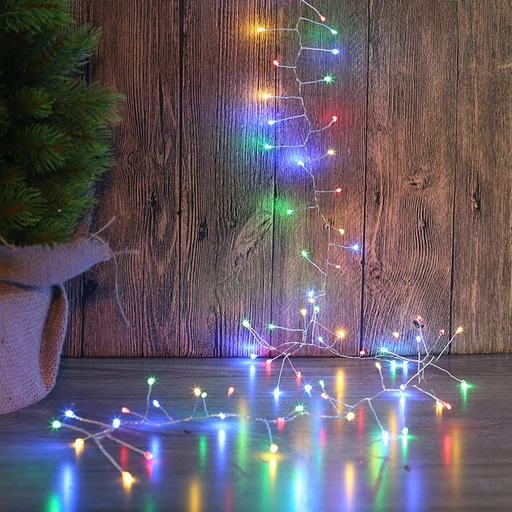
#> input picture test1.jpg, 512 x 512 px; its folder holds 3 pictures in this run
$ jupyter execute Convolution_Image.ipynb
#> lines starting #> are read from the running program, lines starting #| are printed output that depends on the picture
[cell 1]
import numpy as np
import matplotlib.pyplot as plt
from cv2 import imread, imwrite

[cell 2]
# image-картинка в диапозоне от 0до1, kernel_size-размер ядра свертки(12 или 31), n-плотность окружности ядра
def conv(image, kernel_size=11, n=20, blur='Gaussian', k=0.5):

    #Функция для определения эффекта Боке
    def func(x,y):
        x = (2*x) / (kernel_size-1)-1     #приводим координаты элементов в диапозону от -1 до 1
        y = (2*y) / (kernel_size-1)-1

        x = (x**2 + y**2)**0.5

        def Boke(x, n):
            if x < 1:
                return (1-x**n)**2
            elif x >= 1:
                return 0

        def Gaussian(x, k):  #Модифицированная Гауссина
            if x < 1 and x > -1:
                return np.exp(k*(x**2))/(x**2 - 1)
            else:
                return 0

        if blur == 'Boke': return Boke(x, n)
        else: return Gaussian(x, k)


    a3 = np.zeros((kernel_size,kernel_size))     #инициализируем само ядро

    for j in range(kernel_size):        # проходимся по всем элементам и применяем функцию Боке
        for i in range(kernel_size):
            a3[j,i] = func(j,i)

    kernel = a3 * (1/np.sum(a3))   #Делим получившееся ядро на сумму элементов, чтобы сумма была единицей

    h_1, w_1, c_1 = image.shape       #shape image
    h_2, w_2 = kernel.shape           #shape kernel

    pad = int((h_2 - 1) / 2)      #значение отступа для каждой стороны

    zeros_pad = np.zeros((h_1 + pad*2, w_1 + pad*2, c_1))    # Нулевая матрица с отступом
    zeros_out = np.zeros((h_1, w_1, c_1))       # Нулевая матрица для выходного изображения

    zeros_pad[pad:-pad, pad:-pad] = image    # "Вставляем" изображение в нулевую матрицу с отступом


    for k in range(c_1):        # проходимся фильтром(ядром) по каналам изображения
        for j in range(h_1):    # по строкам
            for i in range(w_1):  # по столбцам
                # поэлементное умножение ядра на изображение с последующим сложением
                zeros_out[j,i,k] = np.sum((zeros_pad[j:j+h_2, i:i+w_2, k]) * kernel)

    return np.uint8(zeros_out * 255) # Возвращает готовое изображение

[cell 3]
for i in range(1,3):
    image = imread(f"test{i}.jpg")
#> image is the input picture: shape (512, 512, 3); mean B, G, R 100.8, 90.8, 101
    image = conv(image /255, kernel_size=31, k=1)
#> in conv, `zeros_pad[pad:-pad, pad:-pad] = image    # "Вставляем" изображение в н..`:
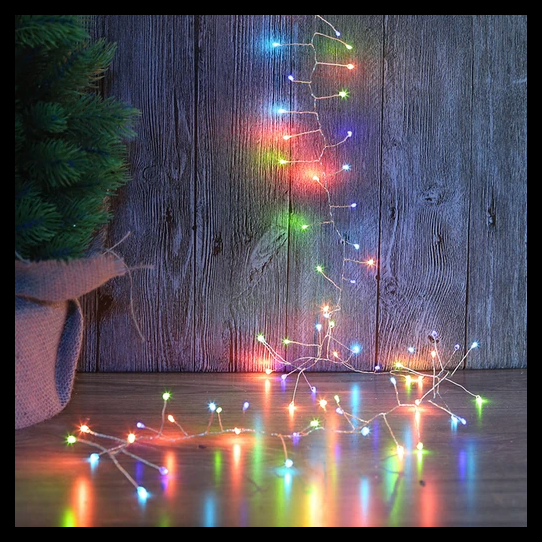
#> zeros_pad: shape (542, 542, 3) float64; mean of channels 0, 1, 2 0.353, 0.318, 0.353; drawn as R, G, B
#> after the loop in conv, `for k in range(c_1):`:
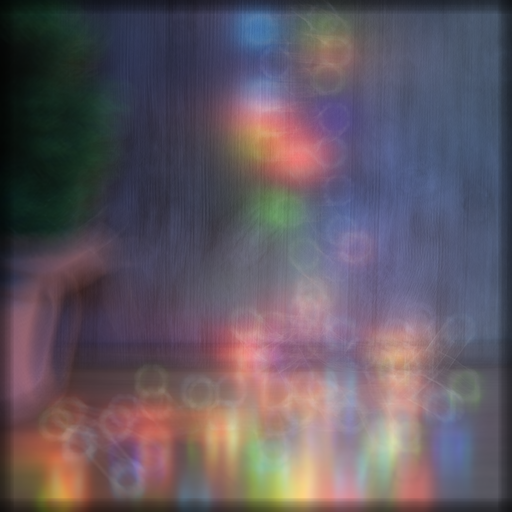
#> zeros_out: shape (512, 512, 3) float64; mean of channels 0, 1, 2 0.384, 0.345, 0.385; drawn as R, G, B
    imwrite(f"out{i}.jpg",image)
#> pass 2 of the loop `for i in range(1,3):`:
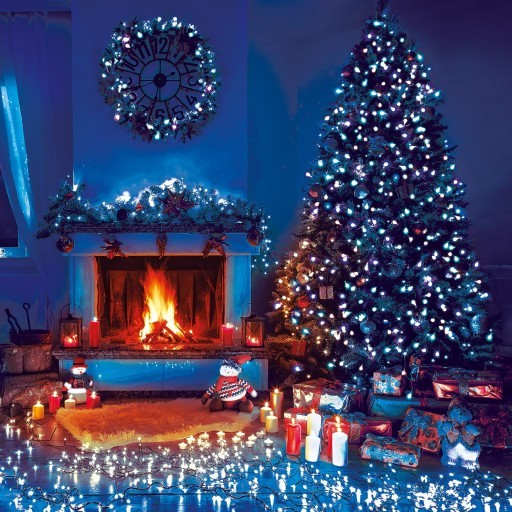
#> input picture test2.jpg, 512 x 512 px
#> image is the input picture: shape (512, 512, 3); mean B, G, R 103.6, 66, 61
#> in conv (call 2), `zeros_pad[pad:-pad, pad:-pad] = image    # "Вставляем" изображение в н..`:
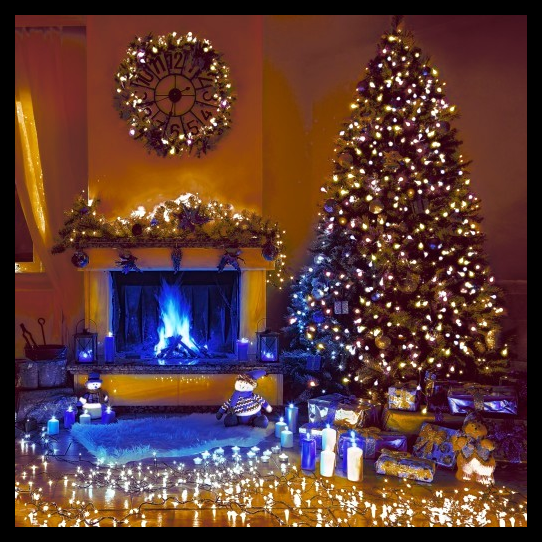
#> zeros_pad: shape (542, 542, 3) float64; mean of channels 0, 1, 2 0.362, 0.231, 0.213; drawn as R, G, B
#> after the loop in conv (call 2), `for k in range(c_1):`:
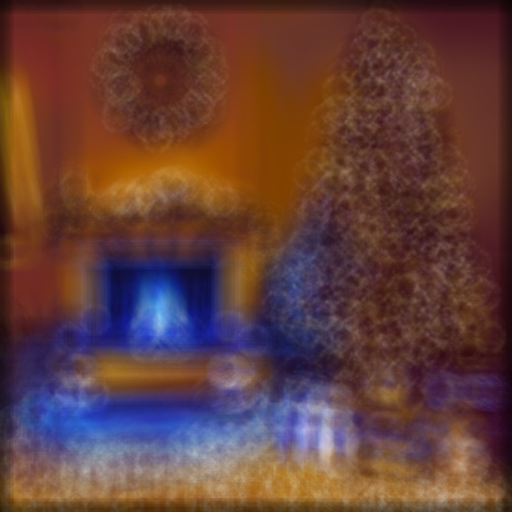
#> zeros_out: shape (512, 512, 3) float64; mean of channels 0, 1, 2 0.39, 0.25, 0.233; drawn as R, G, B

[cell 4]
plt.figure(figsize=(16,16))

plt.subplot(1,2,1)
plt.axis('off')
plt.title('До', fontsize=24)
plt.imshow(imread("test1.jpg"))

plt.subplot(1,2,2)
plt.axis('off')
plt.title('После', fontsize=24)
plt.imshow(imread("out1.jpg"))
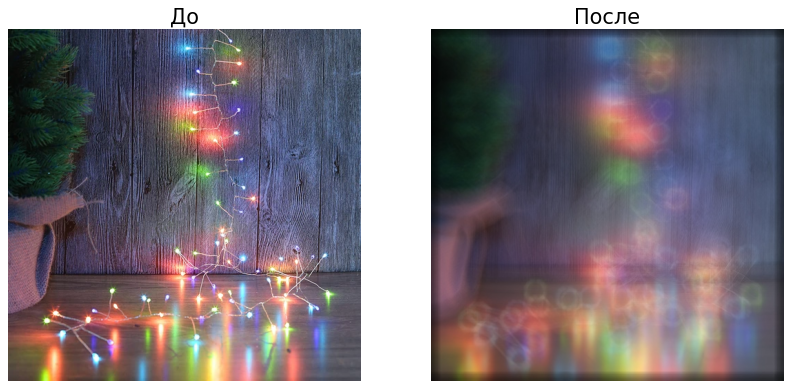
#> figure drawn by matplotlib, 2 panels; B, G, R data is drawn as R, G, B
